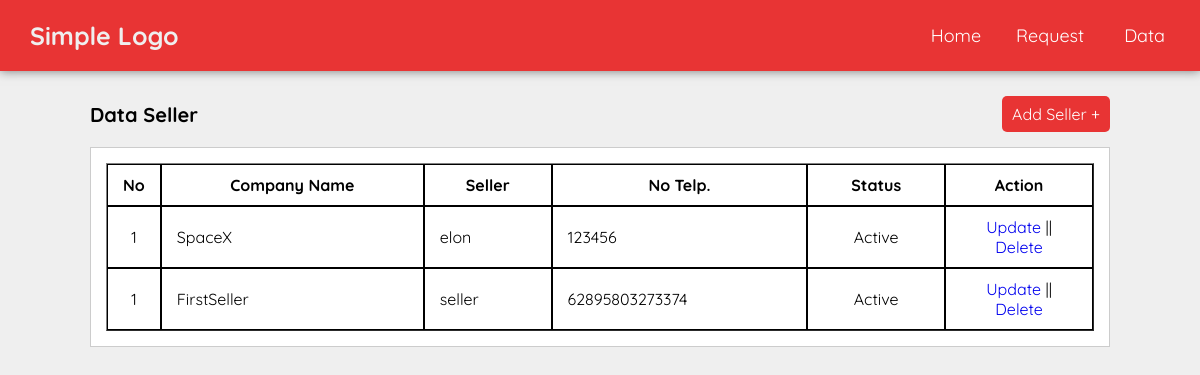
The app's page /moderator/manage-seller.php (signed in) with its own data.
### tables this page shows
CREATE TABLE `tb_seller` (
  `id_seller` int(11) NOT NULL,
  `companyName` varchar(100) DEFAULT NULL,
  `username` varchar(100) DEFAULT NULL,
  `password` varchar(100) DEFAULT NULL,
  `noTelp` varchar(50) DEFAULT NULL,
  `status` tinyint(1) DEFAULT NULL,
  `createdAt` datetime NOT NULL DEFAULT current_timestamp()
);

### moderator/manage-seller.php (the view, shortened to what this page needs)
<?php
    include "../database/config.php";
?>
<!DOCTYPE html>
<html lang="en">
<head>
</head>
<body>
    <?php include "../partials/navbar-admin.php" ?>
    <main>
        <div class="section">
            <div class="container">
                <div class="head-content">
                    <div class="head-title">Data Seller</div>
                    <a id="ModalBtn" class="head-link">Add Seller +</a>
                </div>
                <div class="box">
                    <table border="1" cellspacing="0" class="table-data">
                        <thead>
                            <th width="5%">No</th>
                            <th>Company Name</th>
                            <th>Seller</th>
                            <th>No Telp.</th>
                            <th>Status</th>
                            <th width="15%">Action</th>
                        </thead>
                        <tbody>
                            <?php
                                $no = 1;
                                $mysql = mysqli_query($conn, "SELECT * FROM tb_seller WHERE status = 1 ORDER BY id_seller DESC");
                                if(mysqli_num_rows($mysql)){
                                    while($a = mysqli_fetch_array($mysql)){
                            ?>
                            <tr>
                                <td align="center"><?= $no ?></td>
                                <td><?= $a['companyName'] ?></td>
                                <td><?= $a['username'] ?></td>
                                <td><?= $a['noTelp'] ?></td>
                                <td align="center"><?= $a['status'] ? "Active" : "Deactive" ?></td>
                                <td align="center">
                                    <a href="update-seller.php?id=<?= $a['id_seller'] ?>">Update</a> ||
                                    <a onclick="return confirm('Are you sure want delete this Seller? [<?= $a['username'] ?>]\nthis Will be delete all products from seller')" href="?delete=<?= $a['id_seller'] ?>">Delete</a>
                                </td>
                            </tr>
                            <?php }} else {?>
                            <tr>
                                <td align="center" colspan="7">404 Not Data Found</td>
                            </tr>
                            <?php } ?>
                        </tbody>
                    </table>
                </div>
            </div>
        </div>
    </main>
</body>
</html>

### styles/style.css (style rules this page uses)
* { padding: 0px; margin: 0px; box-sizing: border-box; text-decoration: none; outline: none; font-family: "Quicksand", Arial; scroll-behavior: smooth; }
body { background-color: #efefef; }
.container { width: 85%; margin: 0 auto; }
.section { padding: 20px 0px; }
.box { background-color: #fff; border: 1px solid #ccc; padding: 15px; box-sizing: border-box; margin: 10px 0; }
.box::after { content: ""; display: block; clear: both; }
.table-data { width: 100%; }
.table-data td, .table-data th { padding: 10px 15px; border: 1px solid; }
.head-content { display: flex; justify-content: space-between; align-items: center; padding: 5px 0px; }
.head-title { font-size: 20px; font-weight: bold; }
.head-link { color: #ffffff; background-color: #e83434; cursor: pointer; border: none; padding: 8px 10px; border-radius: 5px; }

### records on screen
tb_seller: companyName "SpaceX", username "elon", noTelp "123456", status "Active"
tb_seller: companyName "FirstSeller", username "seller", noTelp "62895803273374", status "Active"
